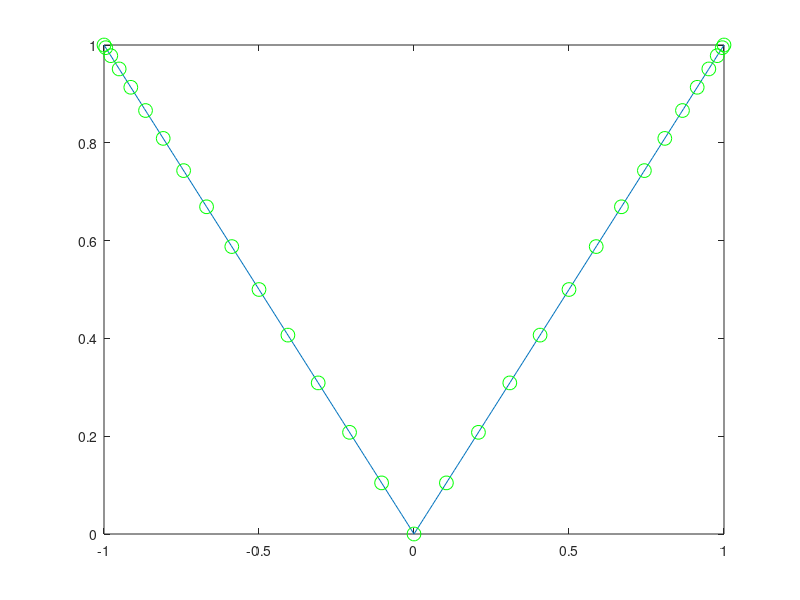

This figure's MATLAB source: (Note: this script raises an error after producing the figure.)
% When in doubt use the dubugger.
n = 30; a = -1; b = 1;

% generate Runge(x) graph
x = a:0.01:b;
y = abs(x);
plot(x,y);
hold on;

% generate xc Chebyshev nodes and Runge(xc)
xc = sort(cos((0:n)'*pi/n))*(b-a)/2+(a+b)/2;
xc = xc';
yc = abs(xc);
plot(xc,yc,'og',"markersize",10);

% generate (x,y) for interpolation arguments
X  = a:0.2:b;
Y  = abs(X);

% compute interpolation for chebisev nodes
yc = ChebLagrange(X,Y,xc);
plot(xc,yc,'g');

% compute interpolation for echidistant nodes
xe = linspace(a,b,n);
ye = LagrangeBarycentric(X,Y,xe);
plot(xe,ye,'r');